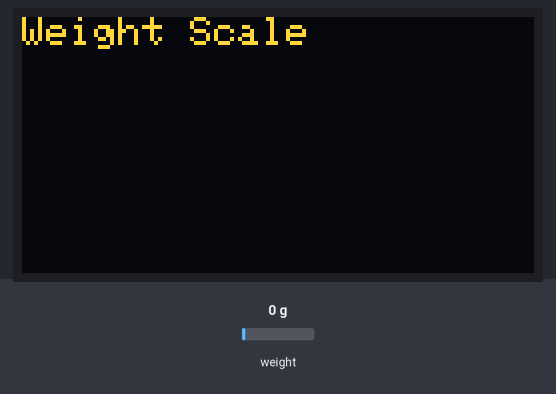
Simulated run of this sketch. Board: ESP32. Parts: 128×64 one-colour display. Inputs (shaded band) come from the test bench; at power-on: weight on the scale 0 g. The OLED is the two-colour kind (top 16 rows yellow); what the sketch prints to the serial monitor is not drawn.

Above: at 1.1 s.
At 4.6 s:
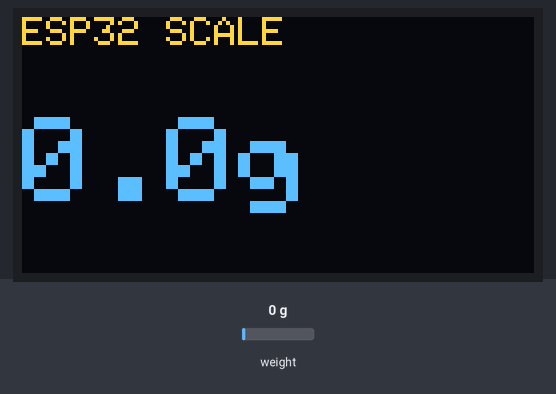
4.7 s: weight on the scale set to 100 g
At 7.5 s:
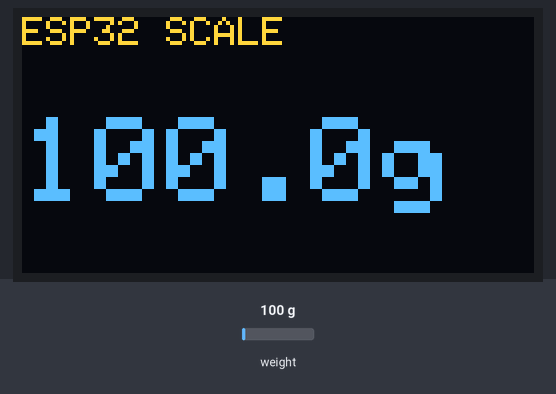
8.1 s: weight on the scale set to 1250 g
At 10.4 s:
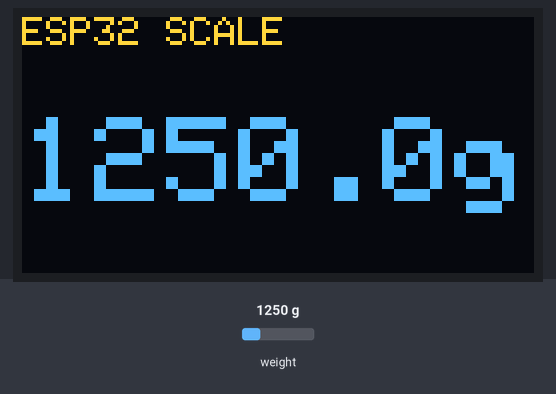
11.3 s: weight on the scale set to 2500 g
At 12.1 s:
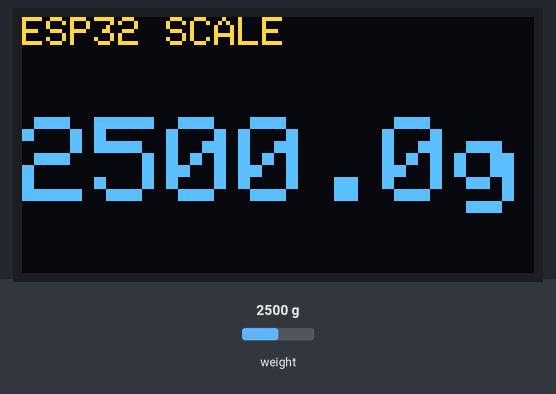
Timing chart, 0 to 14.3 s (numbered marks = the images above; inputs shaded):
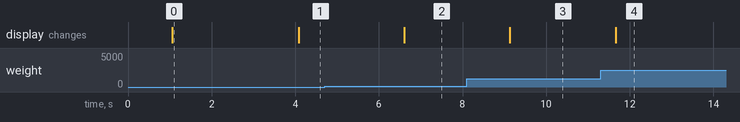

Measured:
- after the input at 4.7 s, the display: changes after 1.9 s (image 2)
- after the input at 8.1 s, the display: changes after 1.0 s (image 3)
- after the input at 11.3 s, the display: changes after 0.36 s (image 4)
- what the display in image 0 shows lasts 3.0 s, from 1.1 s to 4.1 s

The sketch:

file.ino
```cpp
//-This code include oled and hx711 ADC With load cell.

#include <Wire.h>                // I2C library for OLED communication
#include <Adafruit_GFX.h>        // Graphics library for OLED display
#include <Adafruit_SH110X.h>     // OLED display driver for SH1106
#include "HX711.h"               // HX711 library for load cell ADC

// ---------------- HX711 Pin Definitions ----------------
#define DOUT 32                  // Data pin for HX711 (ESP32 GPIO 32)
#define CLK 26                   // Clock pin for HX711 (ESP32 GPIO 26)

HX711 scale;                     // Create HX711 object

// ---------------- OLED Pin Definitions ----------------
// OLED uses I2C: SDA -> GPIO 21, SCL -> GPIO 22 (default for Wire)
Adafruit_SH1106G display = Adafruit_SH1106G(128, 64, &Wire);  // Create OLED object (128x64)

// ---------------- Calibration ----------------
float calibration_factor = 2027.425;   // Calibration factor for accurate weight reading
// Formula: New Factor = (Current Factor × Known Weight) / Displayed Weight

void setup()
{
  Serial.begin(115200);          // Initialize serial communication for debugging
  Serial.println("Initializing...");

  // ---------- HX711 Initialization ----------
  scale.begin(DOUT, CLK);        // Initialize HX711 with DOUT and CLK pins
  scale.set_scale(calibration_factor);  // Apply calibration factor
  scale.tare();                  // Zero the scale (remove any offset)
  Serial.println("HX711 calibrated and tared");

  // ---------- OLED Initialization ----------
  display.begin(0x3C, true);     // Initialize OLED with I2C address 0x3C
  display.clearDisplay();        // Clear any previous content

  display.setTextSize(1);        // Set text size to small
  display.setTextColor(SH110X_WHITE);  // Set text color to white
  display.setCursor(0, 0);       // Set cursor to top-left corner
  display.println("Weight Scale");  // Display startup message
  display.display();             // Update OLED screen

  delay(1000);                   // Wait 1 second before starting main loop
}

void loop()
{
  // ---------- Read Weight ----------
  // Read average of 20 readings for stability and accuracy
  float weight = scale.get_units(20);

  // ---------- Handle Negative Values ----------
  if(weight < 0)                 // If weight is negative
    weight = weight;             // Keep the value (no change)
  // Note: This line does nothing. Better to use: weight = abs(weight);
  // Or: if(weight < 0) weight = 0;

  // ---------- Print on Serial Monitor ----------
  Serial.print("Weight: ");      // Print label
  Serial.print(weight, 1);       // Print weight with 1 decimal place
  Serial.println(" g");          // Print unit

  // ---------- Update OLED Display ----------
  display.clearDisplay();        // Clear OLED screen for new data

  // Display header
  display.setTextSize(1);        // Small text for header
  display.setCursor(0, 0);       // Top-left position
  display.println("ESP32 SCALE"); // Display title

  // Display weight value (large text)
  display.setTextSize(3);        // Large text for weight
  display.setCursor(0, 25);      // Position below header
  display.print(weight, 1);      // Print weight with 1 decimal
  display.print("g");            // Print unit

  display.display();             // Send data to OLED screen

  delay(500);                    // Wait 500ms before next reading
}


//For calibrating use the below  commented code + Serial Monitor
// #include "HX711.h"

// #define DOUT 32   // GPIO13
// #define CLK  26   // GPIO15

// HX711 scale;

// void setup() {
//   Serial.begin(115200);

//   scale.begin(DOUT, CLK);

//   Serial.println("HX711 Raw Value Test");
// }

// void loop() {

//   if (scale.is_ready()) {

//     long raw = scale.read();

//     Serial.print("RAW = ");
//     Serial.println(raw);

//   } else {
//     Serial.println("HX711 not found!");
//   }

//   delay(500);
// }
```
